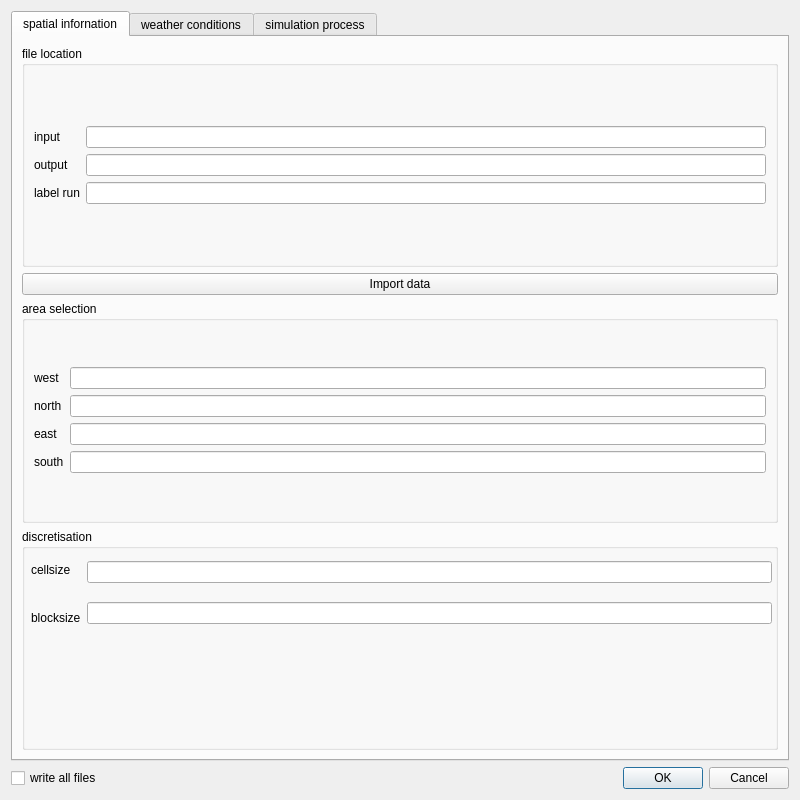
<?xml version="1.0" encoding="UTF-8"?>
<ui version="4.0">
 <class>PetUiDialogBase</class>
 <widget class="QDialog" name="PetUiDialogBase">
  <property name="geometry">
   <rect>
    <x>0</x>
    <y>0</y>
    <width>800</width>
    <height>800</height>
   </rect>
  </property>
  <property name="minimumSize">
   <size>
    <width>800</width>
    <height>800</height>
   </size>
  </property>
  <property name="windowTitle">
   <string>PET Simulator</string>
  </property>
  <layout class="QVBoxLayout" name="verticalLayout">
   <item>
    <layout class="QHBoxLayout" name="horizontalLayout_2">
     <item>
      <widget class="QTabWidget" name="tabWidget">
       <property name="currentIndex">
        <number>0</number>
       </property>
       <widget class="QWidget" name="tab">
        <attribute name="title">
         <string>spatial infornation</string>
        </attribute>
        <layout class="QVBoxLayout" name="verticalLayout_8">
         <item>
          <widget class="QGroupBox" name="groupBox">
           <property name="title">
            <string>file location</string>
           </property>
           <layout class="QVBoxLayout" name="verticalLayout_3">
            <item>
             <layout class="QHBoxLayout" name="horizontalLayout_3">
              <item>
               <layout class="QVBoxLayout" name="verticalLayout_12">
                <item>
                 <widget class="QLabel" name="label">
                  <property name="text">
                   <string>input</string>
                  </property>
                 </widget>
                </item>
                <item>
                 <widget class="QLabel" name="label_4">
                  <property name="text">
                   <string>output</string>
                  </property>
                 </widget>
                </item>
                <item>
                 <widget class="QLabel" name="label_5">
                  <property name="text">
                   <string>label run</string>
                  </property>
                 </widget>
                </item>
               </layout>
              </item>
              <item>
               <layout class="QVBoxLayout" name="verticalLayout_14">
                <item>
                 <widget class="QLineEdit" name="lineEdit_3"/>
                </item>
                <item>
                 <widget class="QLineEdit" name="lineEdit_2"/>
                </item>
                <item>
                 <widget class="QLineEdit" name="lineEdit_1"/>
                </item>
               </layout>
              </item>
             </layout>
            </item>
           </layout>
          </widget>
         </item>
         <item>
          <layout class="QHBoxLayout" name="horizontalLayout_13">
           <item>
            <widget class="QPushButton" name="pushButton1">
             <property name="text">
              <string>Import data</string>
             </property>
            </widget>
           </item>
           <item>
            <layout class="QHBoxLayout" name="horizontalLayout_14"/>
           </item>
          </layout>
         </item>
         <item>
          <widget class="QGroupBox" name="groupBox_2">
           <property name="title">
            <string>area selection</string>
           </property>
           <layout class="QVBoxLayout" name="verticalLayout_9">
            <item>
             <layout class="QHBoxLayout" name="horizontalLayout_4">
              <item>
               <layout class="QVBoxLayout" name="verticalLayout_10">
                <item>
                 <widget class="QLabel" name="label_10">
                  <property name="text">
                   <string>west</string>
                  </property>
                 </widget>
                </item>
                <item>
                 <widget class="QLabel" name="label_23">
                  <property name="text">
                   <string>north</string>
                  </property>
                 </widget>
                </item>
                <item>
                 <widget class="QLabel" name="label_28">
                  <property name="text">
                   <string>east</string>
                  </property>
                 </widget>
                </item>
                <item>
                 <widget class="QLabel" name="label_37">
                  <property name="text">
                   <string>south</string>
                  </property>
                 </widget>
                </item>
               </layout>
              </item>
              <item>
               <layout class="QVBoxLayout" name="verticalLayout_11">
                <item>
                 <widget class="QLineEdit" name="lineEdit_4"/>
                </item>
                <item>
                 <widget class="QLineEdit" name="lineEdit_7"/>
                </item>
                <item>
                 <widget class="QLineEdit" name="lineEdit_6"/>
                </item>
                <item>
                 <widget class="QLineEdit" name="lineEdit_5"/>
                </item>
               </layout>
              </item>
             </layout>
            </item>
           </layout>
          </widget>
         </item>
         <item>
          <widget class="QGroupBox" name="groupBox_7">
           <property name="title">
            <string>discretisation</string>
           </property>
           <widget class="QWidget" name="horizontalLayoutWidget">
            <property name="geometry">
             <rect>
              <x>9</x>
              <y>19</y>
              <width>741</width>
              <height>91</height>
             </rect>
            </property>
            <layout class="QHBoxLayout" name="horizontalLayout_5">
             <item>
              <layout class="QVBoxLayout" name="verticalLayout_2">
               <item>
                <widget class="QLabel" name="label_3">
                 <property name="text">
                  <string>cellsize</string>
                 </property>
                </widget>
               </item>
               <item>
                <widget class="QLabel" name="label_7">
                 <property name="text">
                  <string>blocksize</string>
                 </property>
                </widget>
               </item>
              </layout>
             </item>
             <item>
              <layout class="QVBoxLayout" name="verticalLayout_13">
               <item>
                <widget class="QLineEdit" name="lineEdit_17"/>
               </item>
               <item>
                <widget class="QLineEdit" name="lineEdit_16"/>
               </item>
              </layout>
             </item>
            </layout>
           </widget>
          </widget>
         </item>
        </layout>
       </widget>
       <widget class="QWidget" name="tab_2">
        <attribute name="title">
         <string>weather conditions</string>
        </attribute>
        <layout class="QVBoxLayout" name="verticalLayout_7">
         <item>
          <widget class="QGroupBox" name="groupBox_4">
           <property name="title">
            <string>date setter</string>
           </property>
           <layout class="QVBoxLayout" name="verticalLayout_18">
            <item>
             <layout class="QHBoxLayout" name="horizontalLayout_9">
              <item>
               <widget class="QLabel" name="label_2">
                <property name="text">
                 <string>Date &amp; time</string>
                </property>
               </widget>
              </item>
              <item>
               <widget class="QDateTimeEdit" name="dateTimeEdit1">
                <property name="dateTime">
                 <datetime>
                  <hour>9</hour>
                  <minute>0</minute>
                  <second>0</second>
                  <year>2015</year>
                  <month>1</month>
                  <day>7</day>
                 </datetime>
                </property>
                <property name="maximumDateTime">
                 <datetime>
                  <hour>22</hour>
                  <minute>0</minute>
                  <second>0</second>
                  <year>2015</year>
                  <month>9</month>
                  <day>30</day>
                 </datetime>
                </property>
                <property name="minimumDateTime">
                 <datetime>
                  <hour>9</hour>
                  <minute>0</minute>
                  <second>0</second>
                  <year>2015</year>
                  <month>1</month>
                  <day>7</day>
                 </datetime>
                </property>
                <property name="maximumDate">
                 <date>
                  <year>2015</year>
                  <month>9</month>
                  <day>30</day>
                 </date>
                </property>
                <property name="minimumDate">
                 <date>
                  <year>2015</year>
                  <month>1</month>
                  <day>7</day>
                 </date>
                </property>
                <property name="maximumTime">
                 <time>
                  <hour>22</hour>
                  <minute>0</minute>
                  <second>0</second>
                 </time>
                </property>
                <property name="minimumTime">
                 <time>
                  <hour>9</hour>
                  <minute>0</minute>
                  <second>0</second>
                 </time>
                </property>
                <property name="displayFormat">
                 <string>yyyy-MM-dd hh:mm:ss</string>
                </property>
               </widget>
              </item>
             </layout>
            </item>
           </layout>
          </widget>
         </item>
         <item>
          <widget class="QGroupBox" name="groupBox_5">
           <property name="title">
            <string>location setter</string>
           </property>
           <layout class="QVBoxLayout" name="verticalLayout_17">
            <item>
             <layout class="QHBoxLayout" name="horizontalLayout_10">
              <item>
               <widget class="QLabel" name="label_9">
                <property name="text">
                 <string>Weather station</string>
                </property>
               </widget>
              </item>
              <item>
               <widget class="QLineEdit" name="lineEdit_15"/>
              </item>
             </layout>
            </item>
           </layout>
          </widget>
         </item>
         <item>
          <widget class="QGroupBox" name="groupBox_3">
           <property name="title">
            <string>retrieved information</string>
           </property>
           <layout class="QVBoxLayout" name="verticalLayout_4">
            <item>
             <widget class="QPushButton" name="pushButton4">
              <property name="text">
               <string>retrieve data from knmi</string>
              </property>
             </widget>
            </item>
            <item>
             <layout class="QHBoxLayout" name="horizontalLayout_6">
              <item>
               <layout class="QVBoxLayout" name="verticalLayout_15">
                <item>
                 <widget class="QLabel" name="label_6">
                  <property name="text">
                   <string>temperature</string>
                  </property>
                 </widget>
                </item>
                <item>
                 <widget class="QLabel" name="label_19">
                  <property name="text">
                   <string>wind speed</string>
                  </property>
                 </widget>
                </item>
                <item>
                 <widget class="QLabel" name="label_20">
                  <property name="text">
                   <string>wind direction</string>
                  </property>
                 </widget>
                </item>
                <item>
                 <widget class="QLabel" name="label_21">
                  <property name="text">
                   <string>relative humidity</string>
                  </property>
                 </widget>
                </item>
                <item>
                 <widget class="QLabel" name="label_38">
                  <property name="text">
                   <string>global solar irradiation</string>
                  </property>
                 </widget>
                </item>
                <item>
                 <widget class="QLabel" name="label_39">
                  <property name="text">
                   <string>difuse solar radiation</string>
                  </property>
                 </widget>
                </item>
                <item>
                 <widget class="QLabel" name="label_40">
                  <property name="text">
                   <string>sunalt</string>
                  </property>
                 </widget>
                </item>
               </layout>
              </item>
              <item>
               <layout class="QVBoxLayout" name="verticalLayout_16">
                <item>
                 <widget class="QLineEdit" name="lineEdit_8"/>
                </item>
                <item>
                 <widget class="QLineEdit" name="lineEdit_9"/>
                </item>
                <item>
                 <widget class="QLineEdit" name="lineEdit_10"/>
                </item>
                <item>
                 <widget class="QLineEdit" name="lineEdit_11"/>
                </item>
                <item>
                 <widget class="QLineEdit" name="lineEdit_12"/>
                </item>
                <item>
                 <widget class="QLineEdit" name="lineEdit_13"/>
                </item>
                <item>
                 <widget class="QLineEdit" name="lineEdit_14"/>
                </item>
               </layout>
              </item>
             </layout>
            </item>
           </layout>
          </widget>
         </item>
         <item>
          <layout class="QHBoxLayout" name="horizontalLayout_11">
           <item>
            <widget class="QPushButton" name="pushButton2">
             <property name="text">
              <string>Generate input layers</string>
             </property>
            </widget>
           </item>
           <item>
            <layout class="QHBoxLayout" name="horizontalLayout_12"/>
           </item>
          </layout>
         </item>
        </layout>
       </widget>
       <widget class="QWidget" name="tab_3">
        <attribute name="title">
         <string>simulation process</string>
        </attribute>
        <layout class="QVBoxLayout" name="verticalLayout_6">
         <item>
          <widget class="QGroupBox" name="groupBox_6">
           <property name="title">
            <string>processes</string>
           </property>
           <layout class="QVBoxLayout" name="verticalLayout_19">
            <item>
             <layout class="QVBoxLayout" name="verticalLayout_5">
              <item>
               <layout class="QHBoxLayout" name="horizontalLayout_34">
                <item>
                 <widget class="QLabel" name="label_31">
                  <property name="text">
                   <string>FaBuildingTree</string>
                  </property>
                 </widget>
                </item>
                <item>
                 <widget class="QLabel" name="label_18">
                  <property name="text">
                   <string>checked</string>
                  </property>
                 </widget>
                </item>
               </layout>
              </item>
              <item>
               <layout class="QHBoxLayout" name="horizontalLayout_32">
                <item>
                 <widget class="QLabel" name="label_29">
                  <property name="text">
                   <string>Ndvi_infr_large</string>
                  </property>
                 </widget>
                </item>
                <item>
                 <widget class="QLabel" name="label_13">
                  <property name="text">
                   <string>checked</string>
                  </property>
                 </widget>
                </item>
               </layout>
              </item>
              <item>
               <layout class="QHBoxLayout" name="horizontalLayout_33">
                <item>
                 <widget class="QLabel" name="label_30">
                  <property name="text">
                   <string>Vegetation_footprints</string>
                  </property>
                 </widget>
                </item>
                <item>
                 <widget class="QLabel" name="label_14">
                  <property name="text">
                   <string>checked</string>
                  </property>
                 </widget>
                </item>
               </layout>
              </item>
              <item>
               <layout class="QHBoxLayout" name="horizontalLayout_35">
                <item>
                 <widget class="QLabel" name="label_32">
                  <property name="text">
                   <string>SkyView</string>
                  </property>
                 </widget>
                </item>
                <item>
                 <widget class="QLabel" name="label_15">
                  <property name="text">
                   <string>checked</string>
                  </property>
                 </widget>
                </item>
               </layout>
              </item>
              <item>
               <layout class="QHBoxLayout" name="horizontalLayout_36">
                <item>
                 <widget class="QLabel" name="label_33">
                  <property name="text">
                   <string>Urban_heat</string>
                  </property>
                 </widget>
                </item>
                <item>
                 <widget class="QLabel" name="label_16">
                  <property name="text">
                   <string>checked</string>
                  </property>
                 </widget>
                </item>
               </layout>
              </item>
              <item>
               <layout class="QHBoxLayout" name="horizontalLayout_37">
                <item>
                 <widget class="QLabel" name="label_34">
                  <property name="text">
                   <string>PET_calculate</string>
                  </property>
                 </widget>
                </item>
                <item>
                 <widget class="QLabel" name="label_17">
                  <property name="enabled">
                   <bool>true</bool>
                  </property>
                  <property name="statusTip">
                   <string/>
                  </property>
                  <property name="text">
                   <string>checked</string>
                  </property>
                 </widget>
                </item>
               </layout>
              </item>
             </layout>
            </item>
           </layout>
          </widget>
         </item>
         <item>
          <layout class="QHBoxLayout" name="horizontalLayout_25">
           <item>
            <widget class="QPushButton" name="pushButton3">
             <property name="text">
              <string>Calculate PET</string>
             </property>
            </widget>
           </item>
           <item>
            <layout class="QHBoxLayout" name="horizontalLayout_26"/>
           </item>
          </layout>
         </item>
        </layout>
       </widget>
      </widget>
     </item>
    </layout>
   </item>
   <item>
    <layout class="QHBoxLayout" name="horizontalLayout">
     <item>
      <widget class="QCheckBox" name="checkBox">
       <property name="text">
        <string>write all files</string>
       </property>
       <property name="checked">
        <bool>false</bool>
       </property>
      </widget>
     </item>
     <item>
      <widget class="QDialogButtonBox" name="button_box">
       <property name="orientation">
        <enum>Qt::Horizontal</enum>
       </property>
       <property name="standardButtons">
        <set>QDialogButtonBox::Cancel|QDialogButtonBox::Ok</set>
       </property>
      </widget>
     </item>
    </layout>
   </item>
  </layout>
 </widget>
 <resources/>
 <connections>
  <connection>
   <sender>button_box</sender>
   <signal>accepted()</signal>
   <receiver>PetUiDialogBase</receiver>
   <slot>accept()</slot>
   <hints>
    <hint type="sourcelabel">
     <x>20</x>
     <y>20</y>
    </hint>
    <hint type="destinationlabel">
     <x>20</x>
     <y>20</y>
    </hint>
   </hints>
  </connection>
  <connection>
   <sender>button_box</sender>
   <signal>rejected()</signal>
   <receiver>PetUiDialogBase</receiver>
   <slot>reject()</slot>
   <hints>
    <hint type="sourcelabel">
     <x>20</x>
     <y>20</y>
    </hint>
    <hint type="destinationlabel">
     <x>20</x>
     <y>20</y>
    </hint>
   </hints>
  </connection>
 </connections>
</ui>
